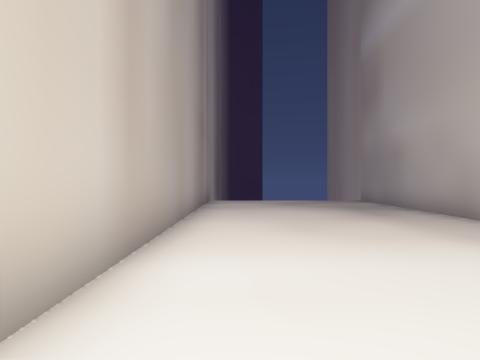
View 1 (above)

21 first-person views from a walk through a Unity game level. The camera is 1.5 m above the floor, looks level and sees 75° across. The floor is counted in squares, 2 m on a side. Each view is taken from the middle of a square. On the plan, view 1 faces up. The plan holds only what a view shows up to about 10 squares ahead; the rest is blank. The place goes on beyond the plan. The player character is not drawn. Door leaves are left out, so doorways stand open.

View 2
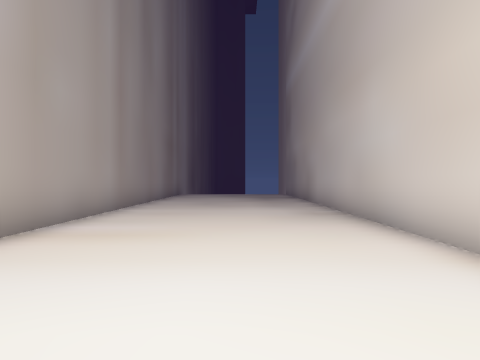

View 3
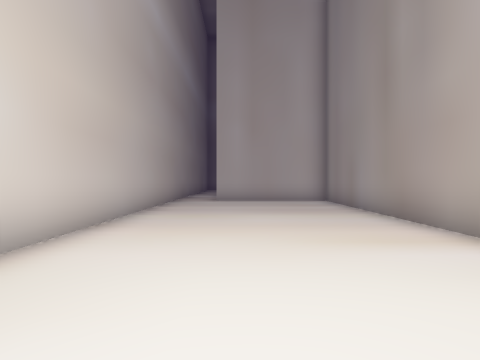

View 4
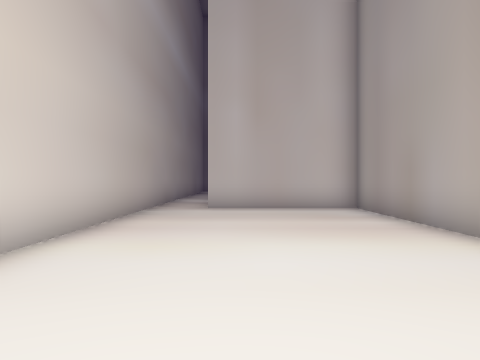

View 5
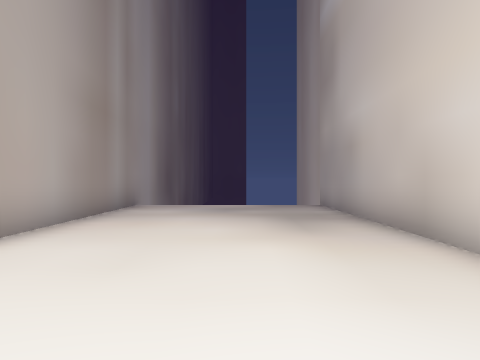

View 6
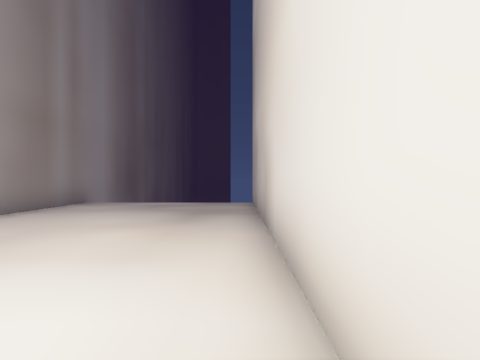

View 7
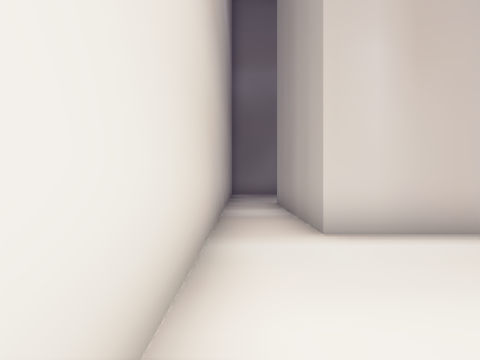

View 8
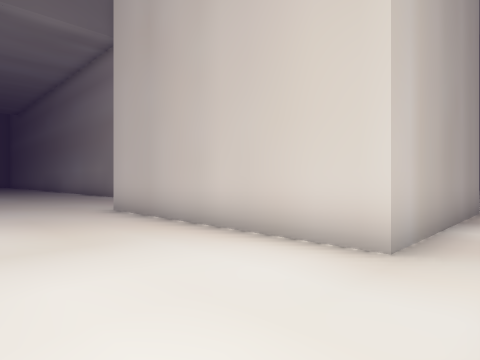

View 9
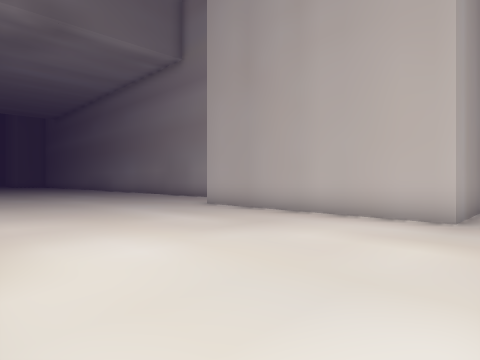

View 10
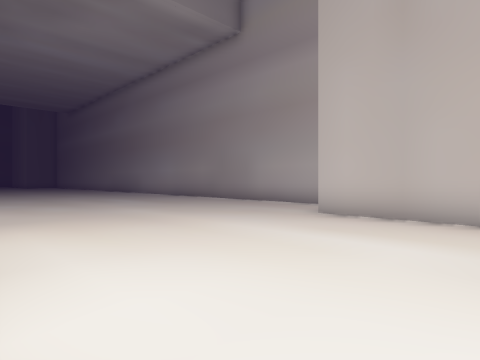

View 11
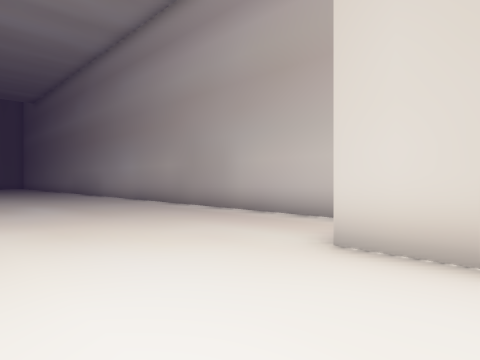

View 12
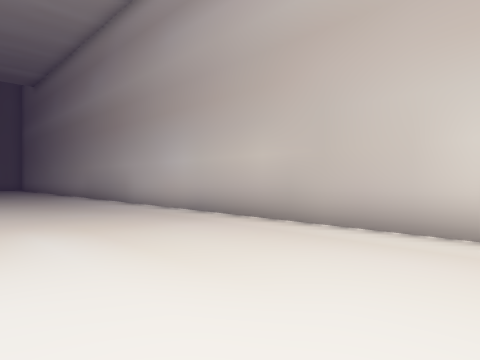

View 13
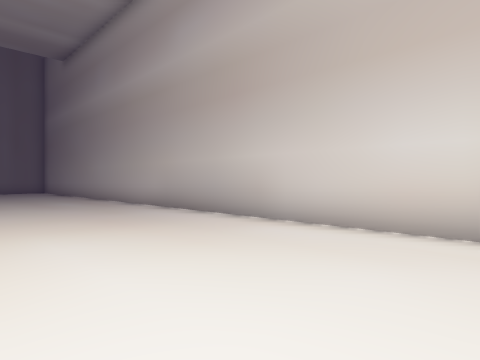

View 14
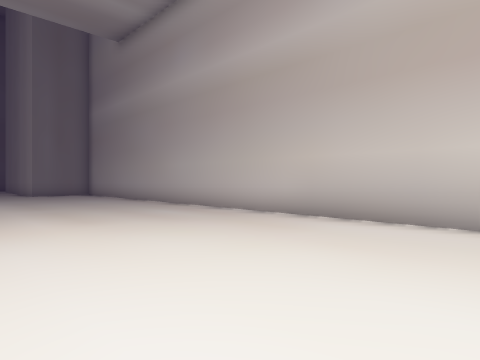

View 15
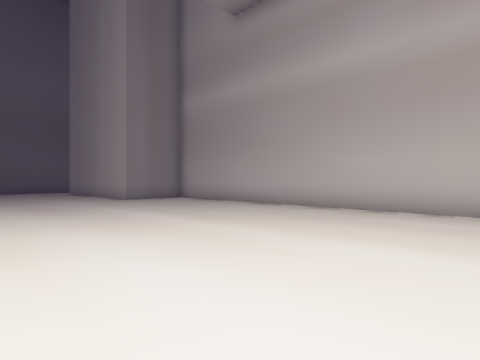

View 16
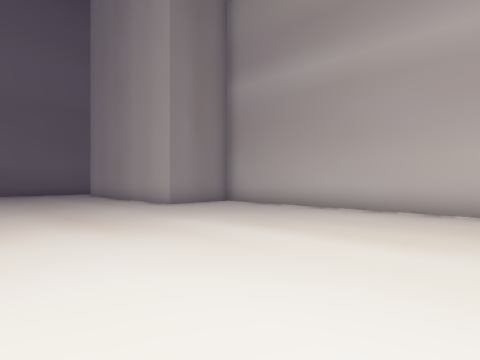

View 17
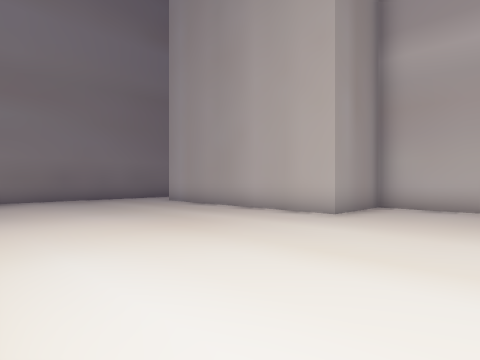

View 18
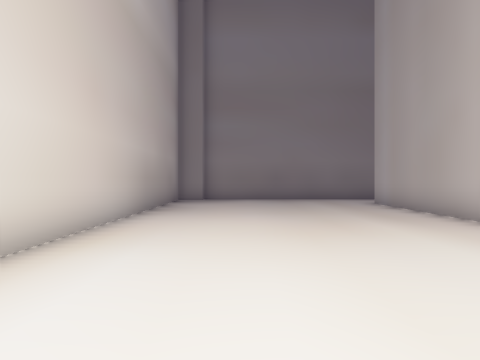

View 19
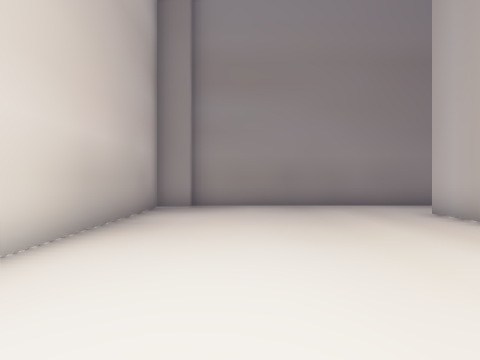

View 20
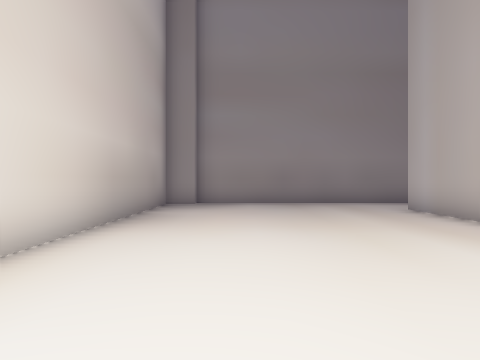

View 21
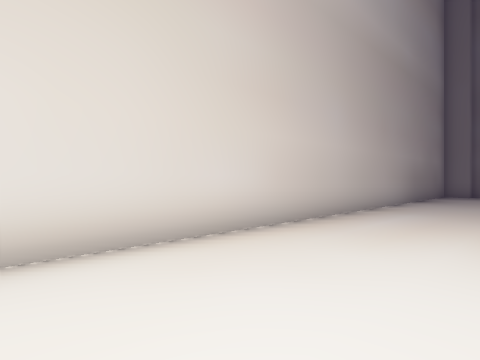

### Floor plan
Points are (right, up) in squares from view 1. A wall is a line through its corners. A room is listed if a view was taken in it or the views show most of it. See-through windows are left out.
Room 1 (views 1, 2, 3, 4, 5, 6, 7)
walls: (4.4, -7.5) (4.4, 11.5); (-1.1, 12) (-1.1, -8.3) (2.9, -8.3)
ways out: opening at (3.5, -8.5) to room 2
Room 2 (views 8, 9, 10, 11, 12, 13, 14, 15, 16, 17, 18, 19, 20, 21)
walls: (-5, -11.3) (-33.4, -11.3) (-33.4, -13.7) (-40, -13.7); (-41.8, -19.4) (-41.8, -20.3) (-26.4, -20.3); (2.9, -8.3) (2.9, -13.7) (-3.9, -13.7); (-42.2, -12.4) (-42.2, -19.5); (4.4, -13.5) (4.4, -7.5)
ways out: opening at (3.5, -8.5) to room 1

Positions as (right, up) in squares from view 1, and headings:
1: (0, 0), facing up
2: (2, -5), facing up
3: (2, 3), facing down
4: (2, 0), facing down
5: (2, 2), facing up
6: (4, 1), facing up
7: (4, -4), facing down
8: (4, -17), facing up-left
9: (4, -20), facing up-left
10: (0, -20), facing up-left
11: (-2, -17), facing up-left
12: (-7, -16), facing up-left
13: (-13, -16), facing up-left
14: (-17, -17), facing up-left
15: (-22, -19), facing up-left
16: (-25, -19), facing up-left
17: (-30, -20), facing up-left
18: (-30, -18), facing left
19: (-33, -18), facing left
20: (-32, -18), facing left
21: (-26, -17), facing down-left
